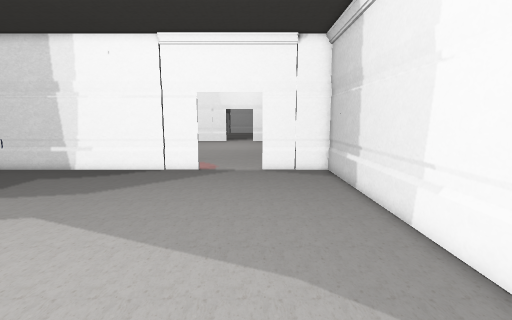
View 1 (above)

16 first-person views from a walk through a 3-D level made in the Unity game engine. The camera is 1.5 m above the floor, tilts 8° down and sees 85° across. The floor is counted in squares, 0.5 m on a side. Each view is taken from the middle of a square. On the plan, view 1 faces up. The plan holds only what a view shows up to about 20 squares ahead; the rest is blank. The place goes on beyond the plan. The player is left out. Door leaves are left out, so doorways stand open. Some surface patterns are stand-ins.

View 2
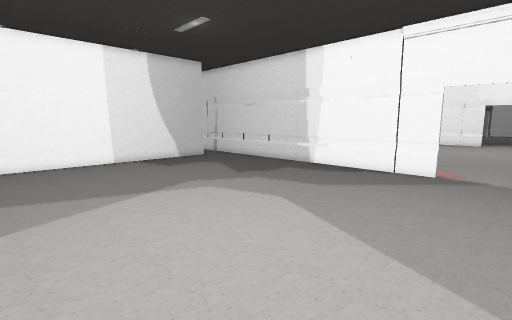

View 3
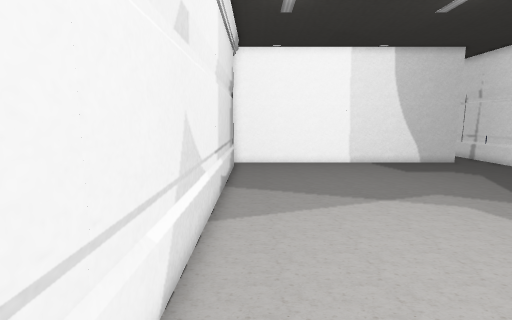

View 4
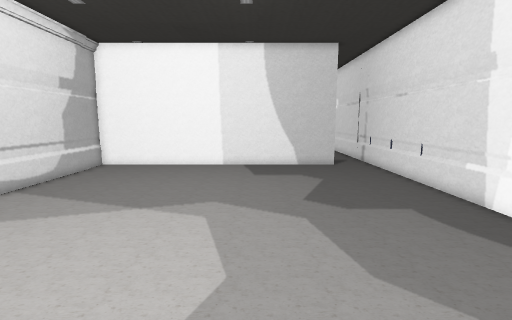

View 5
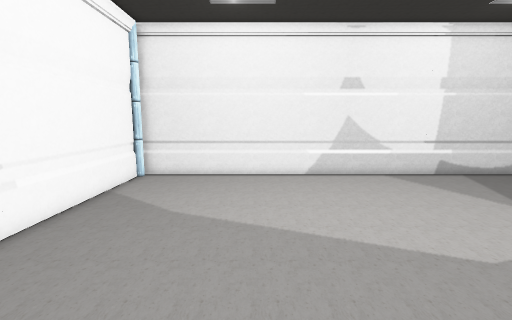

View 6
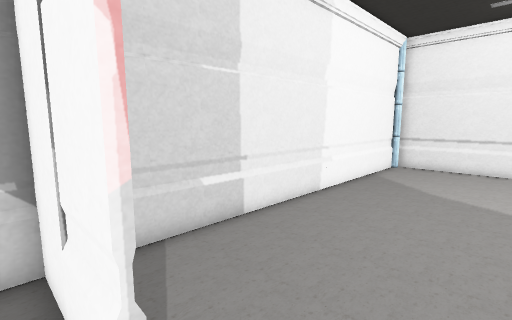

View 7
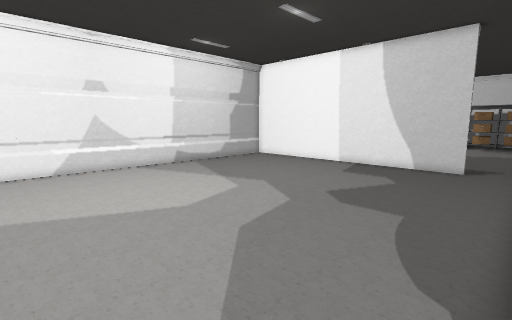

View 8
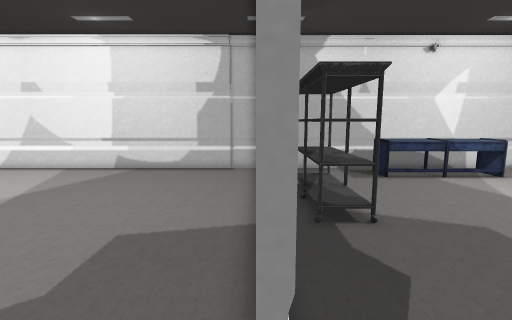

View 9
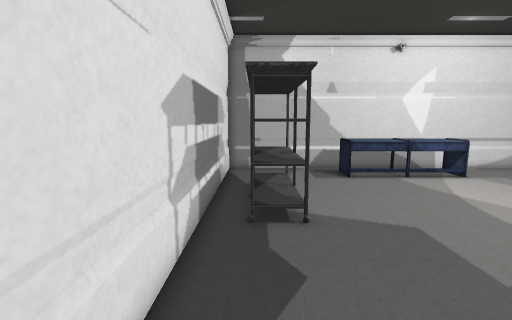

View 10
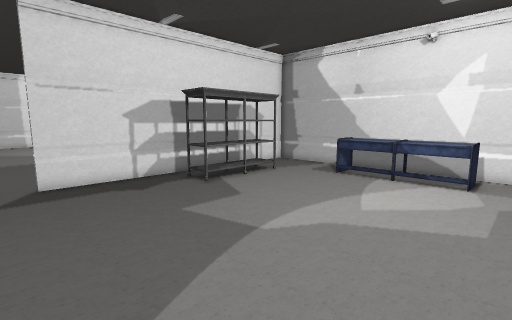

View 11
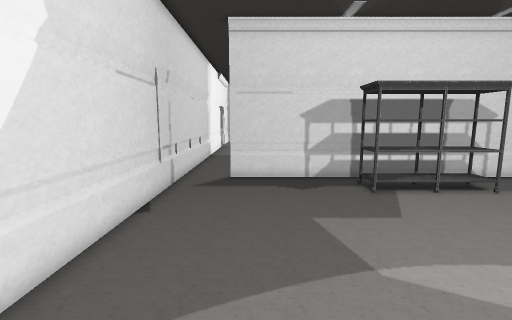

View 12
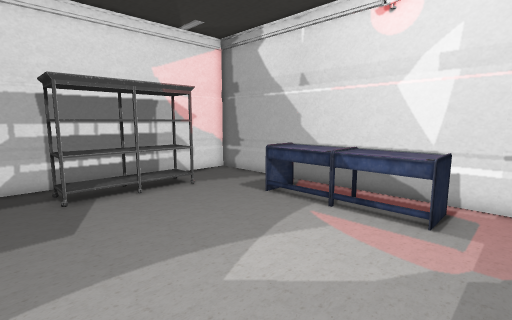

View 13
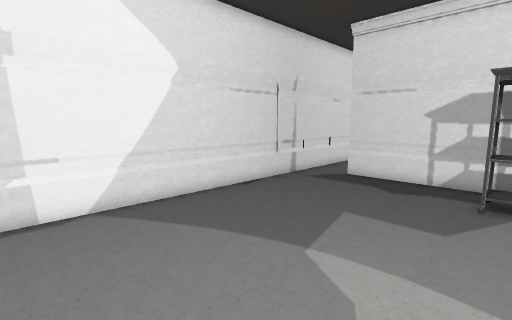

View 14
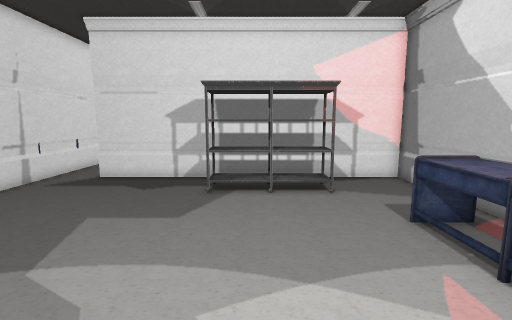

View 15
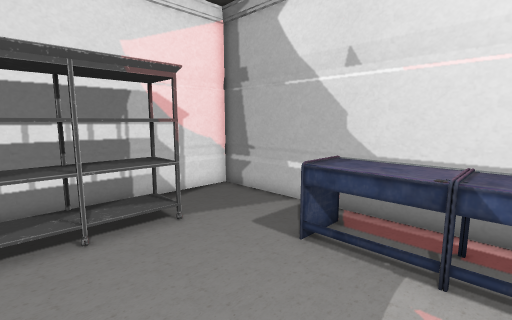

View 16
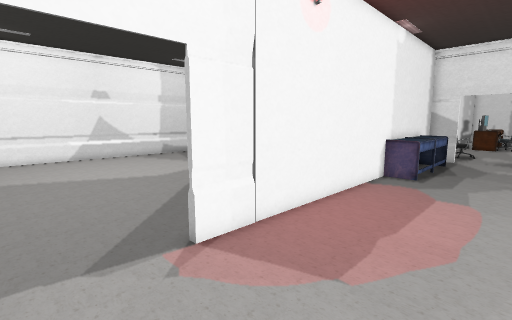

### Floor plan
Key: @ floor where view 1 was taken; # wall or solid block; . floor; = window, fence, low wall or low ledge; P pipe; O other object.
Columns run from 36 left of view 1 to 5 right of it. Each row starts with its distance up from view 1.
 24                                 ....
 23                       ...............
 22           ..........................
 21           ..........................
 20            ..........................
 19             #.OOOOOOO................
 18             # OO OOOO................    #
 17 ###############======############....#####
 16 ........................................##
 15 ........................................#
 14 ...............#........................#
 13 ...............#........................#
 12 ...............#........................#
 11 ...............#........................#
 10 ...............#........................#
  9 ...............#........................#
  8 ...........OOO.#........................#
  7 ...........OOO.#........................#
  6 ...........OOO.#........................#
  5 ...........OOO.#........................#
  4 ...........OOO.#........................#
  3 ...........OOO.#........................#
  2 ...............#........................#
  1 ..OOOOOOO......#........................##
  0 ..OOOOOOO......#....................@...##
 -1 .......  ......#.=======================P#
 -2 ##########################################

Positions as (right, up) in squares from view 1, and headings:
1: (0, 0), facing up
2: (0, 0), facing up-left
3: (-1, 0), facing left
4: (-2, 9), facing left
5: (-2, 14), facing down
6: (-2, 18), facing down-right
7: (-2, 17), facing down-left
8: (-21, 16), facing down
9: (-23, 16), facing down
10: (-36, 16), facing down-right
11: (-36, 13), facing right
12: (-36, 10), facing down-right
13: (-36, 7), facing up-right
14: (-36, 6), facing right
15: (-32, 7), facing down-right
16: (0, 23), facing down-left
